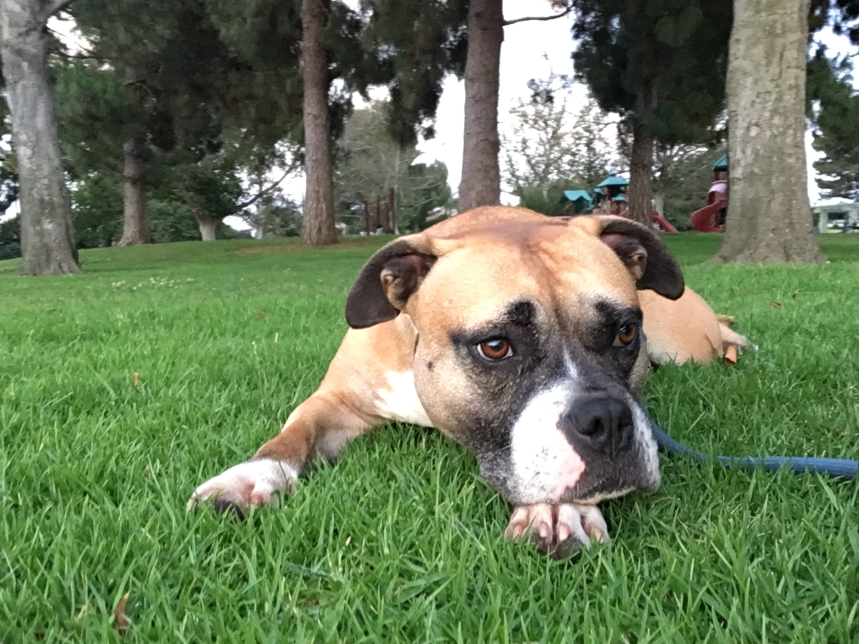
//> input picture Hist1/kaushik.jpg, 2576 x 1932 px (shown at 1/3 size)
$ ./Hist1   (built with g++ and OpenCV 4)
//> lines starting //> are read from the running program, lines starting //| are printed output that depends on the picture
#include "opencv2/highgui/highgui.hpp"
#include "opencv2/imgproc/imgproc.hpp"
#include <iostream>
#include <stdio.h>

using namespace cv;
using namespace std;

void histogramcalculation(const Mat &Image, Mat &histoImage)
{
  int histSize = 255;

  // Set the ranges ( for B,G,R) )
  float range[] = { 0, 256 } ;
  const float* histRange = { range };

  bool uniform = true; bool accumulate = false;

  Mat b_hist, g_hist, r_hist;

  vector<Mat> bgr_planes;
  split(Image, bgr_planes );

  // Compute the histograms:
  calcHist( &bgr_planes[0], 1, 0, Mat(), b_hist, 1, &histSize, &histRange, uniform, accumulate );
  calcHist( &bgr_planes[1], 1, 0, Mat(), g_hist, 1, &histSize, &histRange, uniform, accumulate );
  calcHist( &bgr_planes[2], 1, 0, Mat(), r_hist, 1, &histSize, &histRange, uniform, accumulate );

  // Draw the histograms for B, G and R
  int hist_w = 512; int hist_h = 400;
  int bin_w = cvRound( (double) hist_w/histSize );

  Mat histImage( hist_h, hist_w, CV_8UC3, Scalar( 0,0,0) );

  // Normalize the result to [ 0, histImage.rows ]
  normalize(b_hist, b_hist, 0, histImage.rows, NORM_MINMAX, -1, Mat() );
  normalize(g_hist, g_hist, 0, histImage.rows, NORM_MINMAX, -1, Mat() );
  normalize(r_hist, r_hist, 0, histImage.rows, NORM_MINMAX, -1, Mat() );

  // Draw for each channel
  for( int i = 1; i < histSize; i++ ){
  line( histImage, Point( bin_w*(i-1), hist_h - cvRound(b_hist.at<float>(i-1)) ) , Point( bin_w*(i), hist_h - cvRound(b_hist.at<float>(i)) ), Scalar( 255, 0, 0), 2, 8, 0  );
  line( histImage, Point( bin_w*(i-1), hist_h - cvRound(g_hist.at<float>(i-1)) ) , Point( bin_w*(i), hist_h - cvRound(g_hist.at<float>(i)) ), Scalar( 0, 255, 0), 2, 8, 0  );
  line( histImage, Point( bin_w*(i-1), hist_h - cvRound(r_hist.at<float>(i-1)) ) , Point( bin_w*(i), hist_h - cvRound(r_hist.at<float>(i)) ), Scalar( 0, 0, 255), 2, 8, 0  );
  }

  histoImage= histImage;
}


int main( int,  char *argv[] )
{
  Mat src, imageq;
  Mat histImage;

  // Read original image
  src = imread( "kaushik.jpg");
//> src is the input picture: 1932 rows x 2576 cols, CV_8UC3; mean B, G, R 89.6, 123, 105.9
  if(! src.data )
   {  printf("Error imagen\n"); exit(1); }

  // Separate the image in 3 places ( B, G and R )
  vector<Mat> bgr_planes;
  split( src, bgr_planes );
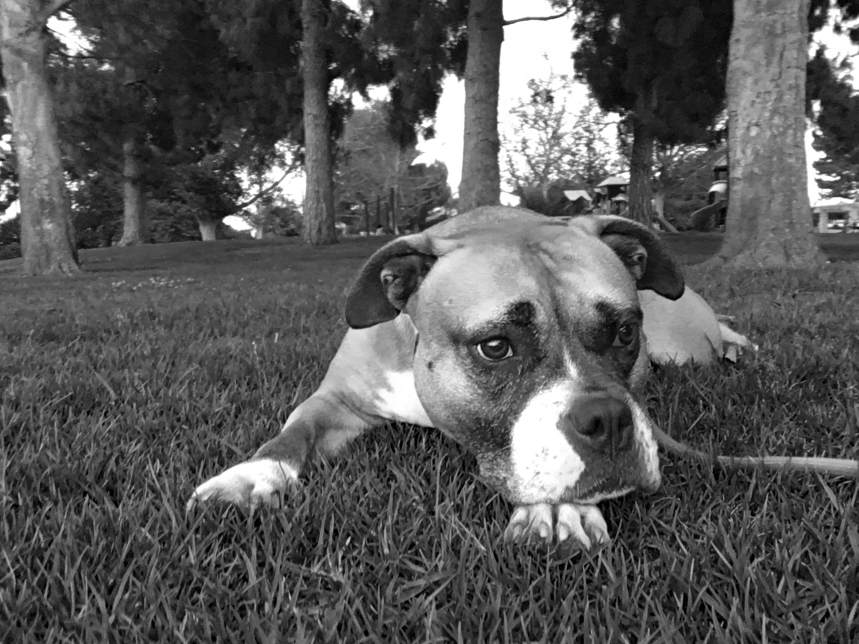
//> bgr_planes[0]: 1932 rows x 2576 cols, CV_8UC1 (shown at 1/3 size); min 0, max 255, mean 89.6
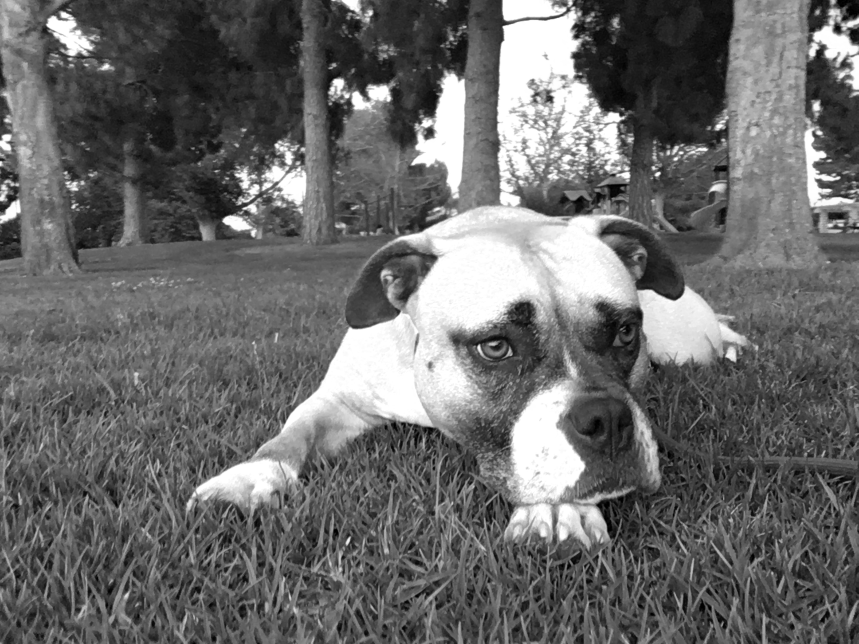
//> bgr_planes[2]: 1932 rows x 2576 cols, CV_8UC1 (shown at 1/3 size); min 0, max 255, mean 105.9

  // Display results
  imshow( "Source image", src );

  // Calculate the histogram to each channel of the source image
  histogramcalculation(src, histImage);
//> in histogramcalculation, `calcHist( &bgr_planes[0], 1, 0, Mat(), b_hist, 1, &histSize, &histRang..`: b_hist = 255 values, max 148806 at index 254, min 2104 at index 1, mean 19517
//> in histogramcalculation, `calcHist( &bgr_planes[1], 1, 0, Mat(), g_hist, 1, &histSize, &histRang..`: g_hist = 255 values, max 168489 at index 254, min 123 at index 1, mean 19517
//> in histogramcalculation, `calcHist( &bgr_planes[2], 1, 0, Mat(), r_hist, 1, &histSize, &histRang..`: r_hist = 255 values, max 235539 at index 254, min 596 at index 1, mean 19517
//> in histogramcalculation, `normalize(b_hist, b_hist, 0, histImage.rows, NORM_MINMAX, -1, Mat() );`: b_hist = 255 values, max 400 at index 254, min 0 at index 1, mean 47.48
//> in histogramcalculation, `normalize(g_hist, g_hist, 0, histImage.rows, NORM_MINMAX, -1, Mat() );`: g_hist = 255 values, max 400 at index 254, min 0 at index 1, mean 46.08
//> in histogramcalculation, `normalize(r_hist, r_hist, 0, histImage.rows, NORM_MINMAX, -1, Mat() );`: r_hist = 255 values, max 400 at index 254, min 0 at index 1, mean 32.21
//> after the loop in histogramcalculation, `for( int i = 1; i < histSize; i++ )`:
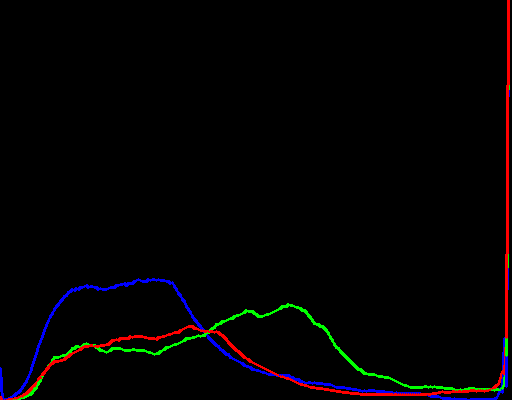
//> histImage: 400 rows x 512 cols, CV_8UC3; mean B, G, R 2.4, 2, 3.2

  // Display the histogram for each colour channel
  imshow("Colour Image Histogram", histImage );

  // Equalized Image

  // Apply Histogram Equalization to each channel
  equalizeHist(bgr_planes[0], bgr_planes[0]);
  equalizeHist(bgr_planes[1], bgr_planes[1]);
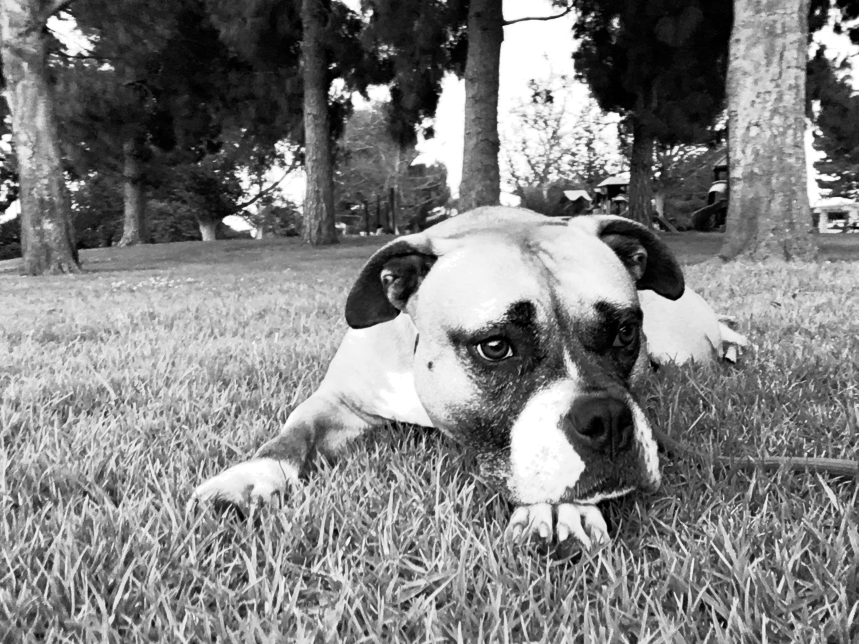
//> bgr_planes[1]: 1932 rows x 2576 cols, CV_8UC1 (shown at 1/3 size); min 0, max 255, mean 128.3
  equalizeHist(bgr_planes[2], bgr_planes[2]);
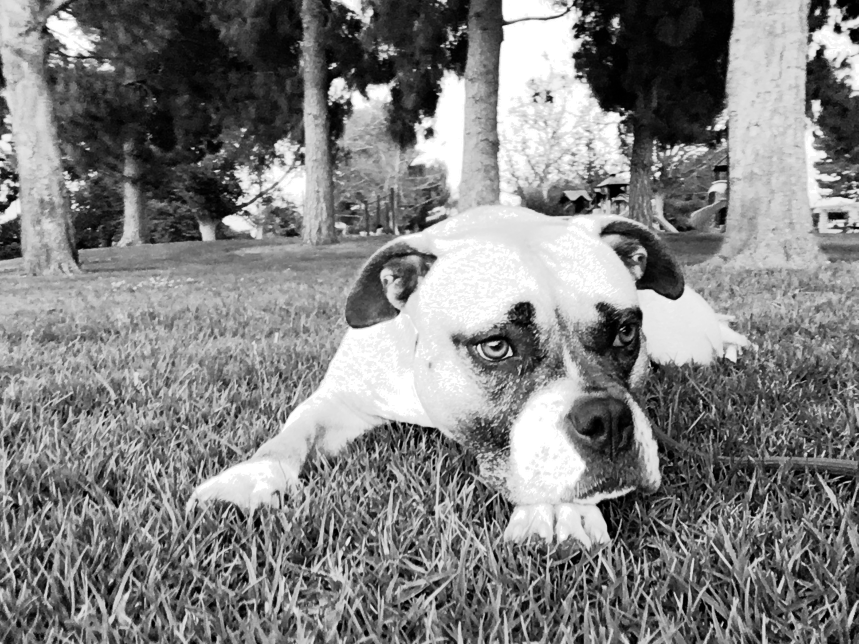
//> bgr_planes[2]: 1932 rows x 2576 cols, CV_8UC1 (shown at 1/3 size); min 0, max 255, mean 128.5

  // Merge the equalized image channels into the equalized image
  merge(bgr_planes, imageq );
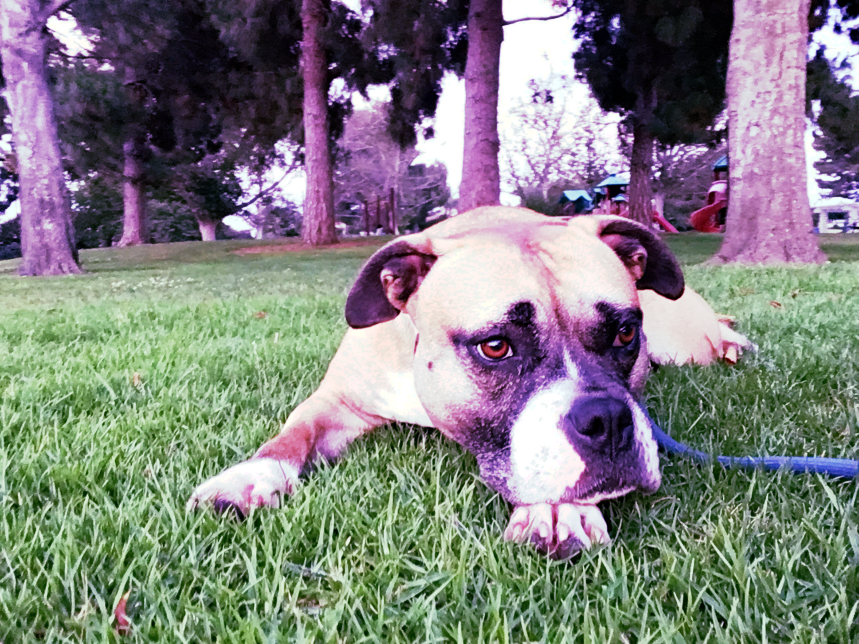
//> imageq: 1932 rows x 2576 cols, CV_8UC3 (shown at 1/3 size); mean B, G, R 128.1, 128.3, 128.5

  // Display Equalized Image
  imshow( "Equalized Image ", imageq );

  // Calculate the histogram to each channel of the equalized image
  histogramcalculation(imageq, histImage);
//> in histogramcalculation (call 2), `calcHist( &bgr_planes[0], 1, 0, Mat(), b_hist, 1, &histSize, &histRang..`: b_hist = 255 values, max 148806 at index 254, min 0 at index 9, mean 19517
//> in histogramcalculation (call 2), `calcHist( &bgr_planes[1], 1, 0, Mat(), g_hist, 1, &histSize, &histRang..`: g_hist = 255 values, max 168489 at index 254, min 0 at index 17, mean 19517
//> in histogramcalculation (call 2), `calcHist( &bgr_planes[2], 1, 0, Mat(), r_hist, 1, &histSize, &histRang..`: r_hist = 255 values, max 235539 at index 254, min 0 at index 8, mean 19517
//> in histogramcalculation (call 2), `normalize(b_hist, b_hist, 0, histImage.rows, NORM_MINMAX, -1, Mat() );`: b_hist = 255 values, max 400 at index 254, min 0 at index 9, mean 52.46
//> in histogramcalculation (call 2), `normalize(g_hist, g_hist, 0, histImage.rows, NORM_MINMAX, -1, Mat() );`: g_hist = 255 values, max 400 at index 254, min 0 at index 17, mean 46.33
//> in histogramcalculation (call 2), `normalize(r_hist, r_hist, 0, histImage.rows, NORM_MINMAX, -1, Mat() );`: r_hist = 255 values, max 400 at index 254, min 0 at index 8, mean 33.14
//> after the loop in histogramcalculation (call 2), `for( int i = 1; i < histSize; i++ )`:
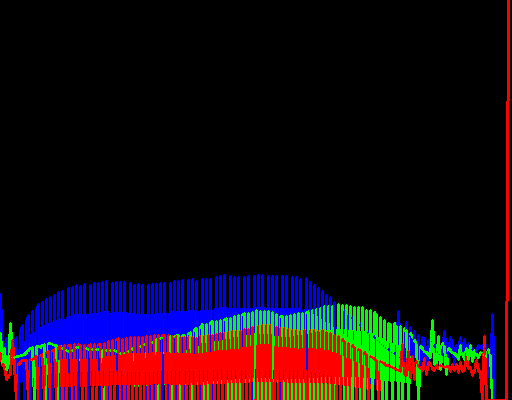
//> histImage: 400 rows x 512 cols, CV_8UC3; mean B, G, R 20.3, 11.7, 22.7

  // Display the Histogram of the Equalized Image
  imshow("Equalized Colour Image Histogram", histImage );


  // Wait until user exits the program
  waitKey();
  exit(0);
//> (the program exits here)
